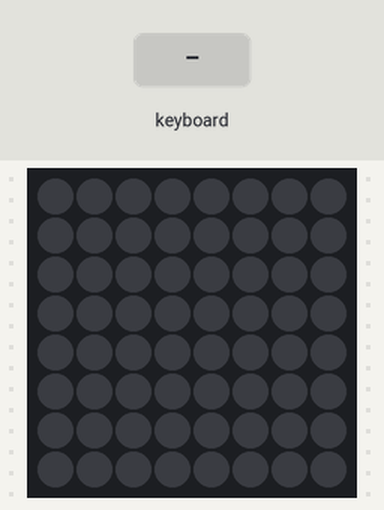
The program below on a simulated Raspberry Pi (BCM pin numbers) with a Sense HAT. On the bench: the Sense HAT's 8×8 RGB LED matrix. The test bench sets the inputs (shaded band). Random numbers come from a fixed seed; the 64×8 strip is a reading aid, not a part: it shows the text the matrix is scrolling, unrolled, one strip-width of it at a time.

Above: at 7.7 s.
7.8 s: key "w" typed on the keyboard
At 9.2 s:
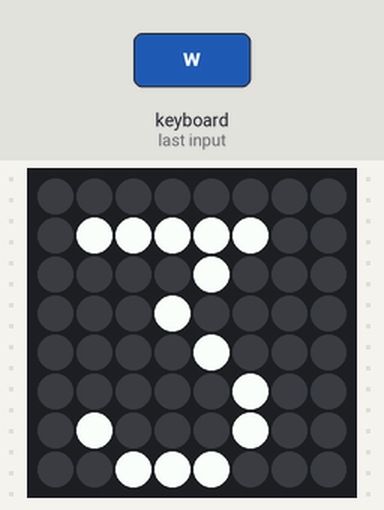
13.8 s: key "a" typed on the keyboard
At 14.2 s:
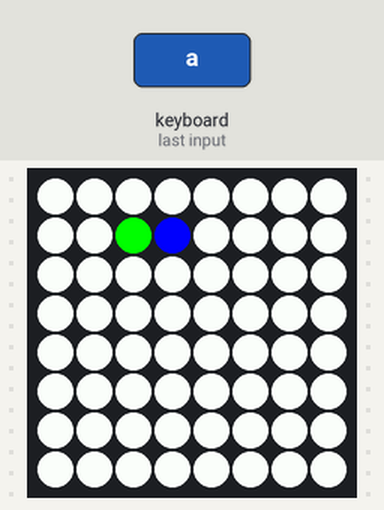
16.8 s: key "s" typed on the keyboard
At 17.2 s:
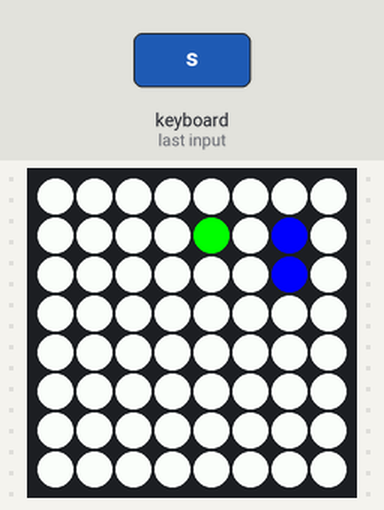
19.8 s: key "d" typed on the keyboard
At 20.2 s:
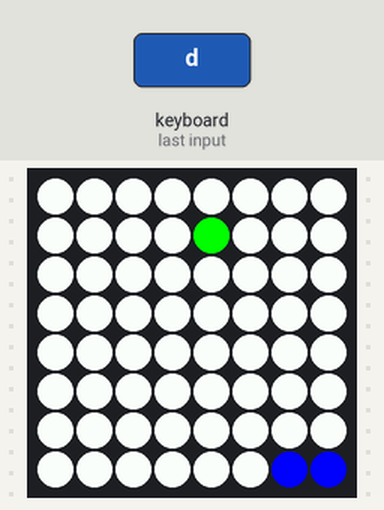
22.8 s: key "w" typed on the keyboard
At 23.2 s:
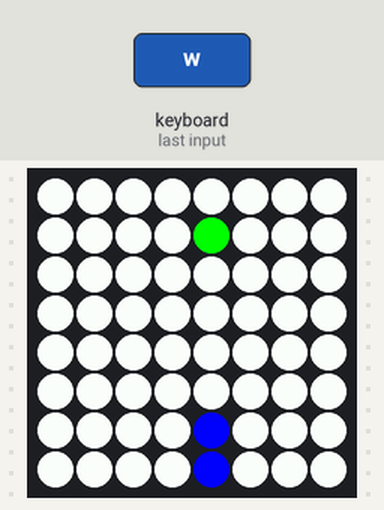
25.8 s: key "a" typed on the keyboard
At 26.2 s:
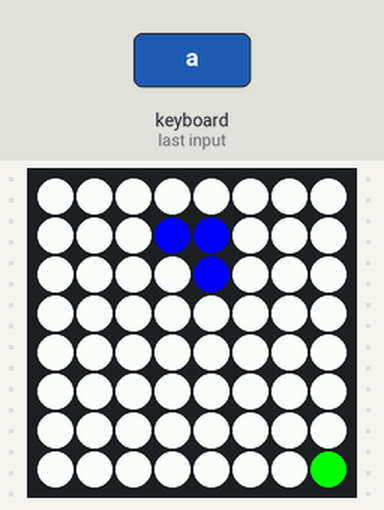

Measured:
- after the input at 7.8 s, the LEDs: change after 1.0 s (image 1)
- what the display in image 1 shows lasts 1.0 s, from 8.8 s to 9.8 s
- what the display in image 2 shows lasts 0.5 s, from 13.8 s to 14.3 s

The program:

SnakeGameP.py
```python
import keyboard
from sense_hat import SenseHat
import time
import random

sense = SenseHat()

# Initialize the Game
def initialize_game():
    sense.show_message("Snake", scroll_speed=0.08, text_colour=[0, 255, 0])
    sense.clear()

def wait_for_start():
    sense.show_message("Ready?", scroll_speed=0.08, text_colour=[0, 255, 255])
    while True:
        # Wait for keyboard input to start with W, A, S, or D
        if keyboard.is_pressed('w'):
            return "up"
        elif keyboard.is_pressed('s'):
            return "down"
        elif keyboard.is_pressed('a'):
            return "left"
        elif keyboard.is_pressed('d'):
            return "right"

def start_game():
    initialize_game()
    initial_direction = wait_for_start()
    sense.clear()

    # Initial snake position
    snake_x, snake_y = 4, 4
    direction = initial_direction
    game_loop(snake_x, snake_y, direction)

def time_seq():
    time.sleep(1)
    sense.show_letter("3")
    time.sleep(1)
    sense.show_letter("2")
    time.sleep(1)
    sense.show_letter("1")
    time.sleep(1)
    sense.clear()

def update_apple(random_x, random_y):
    sense.set_pixel(random_x, random_y, 255, 255, 255)
    random_x = random.randint(0, 7)
    random_y = random.randint(0, 7)
    sense.set_pixel(random_x, random_y, 0, 255, 0)
    return random_x, random_y

def game_loop(snake_x, snake_y, direction):
    time_seq()
    sense.clear(255, 255, 255)
    sense.set_pixel(snake_x, snake_y, 0, 0, 255)

    snake_body = [(snake_x, snake_y)]  # Start with the snake's head
    random_x, random_y = random.randint(0, 7), random.randint(0, 7)
    sense.set_pixel(random_x, random_y, 0, 255, 0)

    snake_alive = True
    points = 0
    action = direction  # Start with the initial direction

    while snake_alive:
        time.sleep(0.5)  # Adjusted delay for slower movement (0.3 seconds)

        # Check for keyboard input and update direction if a valid key is pressed
        if keyboard.is_pressed('w') and action != "down":
            action = "up"
        elif keyboard.is_pressed('s') and action != "up":
            action = "down"
        elif keyboard.is_pressed('a') and action != "right":
            action = "left"
        elif keyboard.is_pressed('d') and action != "left":
            action = "right"

        # Move the snake in the current direction
        if action == "up":
            snake_y -= 1
        elif action == "down":
            snake_y += 1
        elif action == "left":
            snake_x -= 1
        elif action == "right":
            snake_x += 1

        # Handle wrapping around the screen
        snake_x %= 8
        snake_y %= 8

        # Check if the snake has eaten the apple
        if snake_x == random_x and snake_y == random_y:
            random_x, random_y = update_apple(random_x, random_y)
            points += 1
        else:
            # Remove the last segment of the snake if no apple is eaten
            tail_x, tail_y = snake_body.pop(0)
            sense.set_pixel(tail_x, tail_y, 255, 255, 255)

        # Update the snake's body
        snake_body.append((snake_x, snake_y))
        sense.set_pixel(snake_x, snake_y, 0, 0, 255)

        # Draw the snake's body
        for segment in snake_body[:-1]:  # Don’t draw the head again
            sense.set_pixel(segment[0], segment[1], 0, 0, 255)

        # Check for self-collision (snake runs into itself)
        if (snake_x, snake_y) in snake_body[:-1]:
            snake_alive = False

    # Game over handling
    sense.show_message("Game Over", text_colour=[255, 0, 0])

# Starting the Game
start_game()
```
